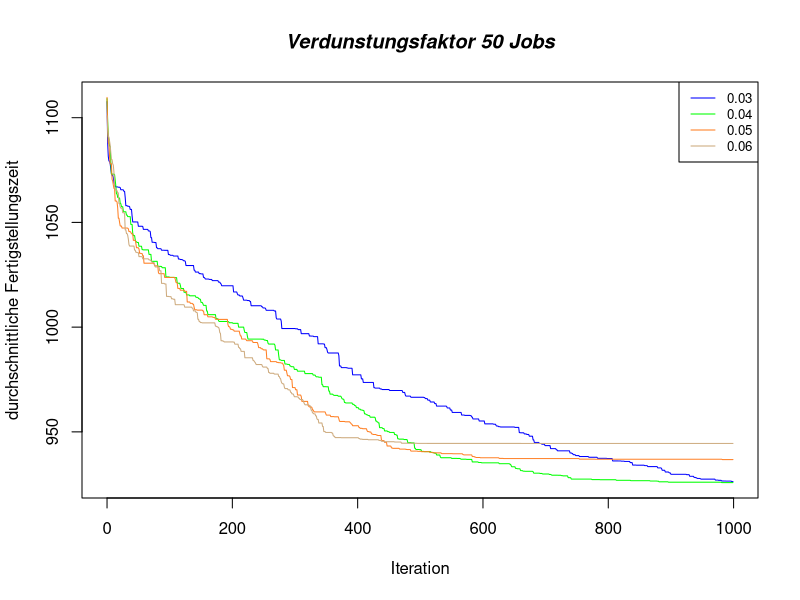
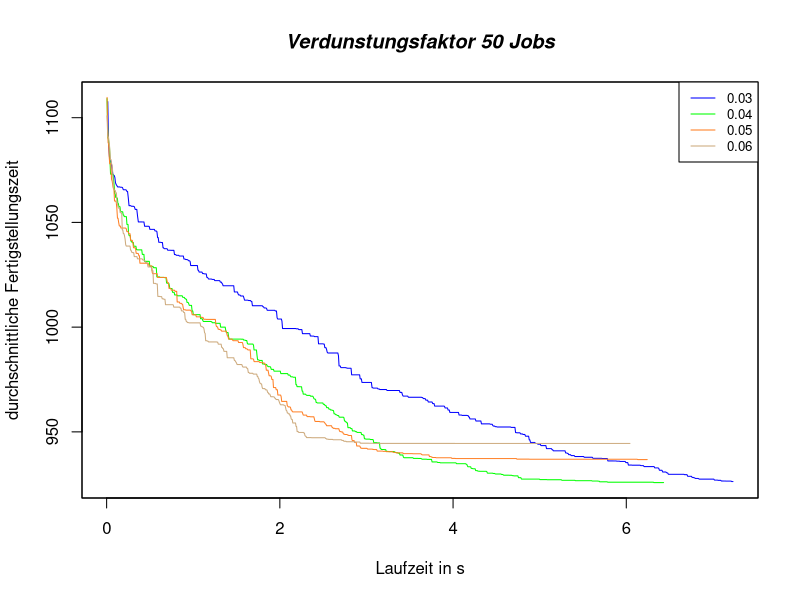

Recreate these plots in R, in order.
evaporation003 <- read.csv(file="config_0_mean.csv", header=FALSE, sep=",")
evaporation004 <- read.csv(file="config_1_mean.csv", header=FALSE, sep=",")
evaporation005 <- read.csv(file="config_2_mean.csv", header=FALSE, sep=",")
evaporation006 <- read.csv(file="config_3_mean.csv", header=FALSE, sep=",")

iteration <- c(evaporation003[1]$V1)

jpeg('result_time_mean_iteration.jpg')
yrange <- range(evaporation003[2]$V2, 
    evaporation004[2]$V2, 
    evaporation005[2]$V2, 
    evaporation006[2]$V2)

xrange <- range(evaporation003[3]$V3, 
    evaporation004[3]$V3, 
    evaporation005[3]$V3, 
    evaporation006[3]$V3)

plot(iteration, evaporation003[2]$V2, type="l", ylim=yrange, col="blue", ann=FALSE)
lines(iteration, evaporation004[2]$V2, type="l", col="green")
lines(iteration, evaporation005[2]$V2, type="l", col="chocolate1")
lines(iteration, evaporation006[2]$V2, type="l", col="burlywood3")

title(main='Verdunstungsfaktor 50 Jobs', font.main=4)
title(xlab='Iteration')
title(ylab='durchschnittliche Fertigstellungszeit')
legend("topright", legend=c("0.03", "0.04", "0.05", "0.06"), 
    col=c("blue", "green", "chocolate1", "burlywood3"),
    lty=1:1, cex=0.8)

jpeg('result_time_mean_calculationtime.jpg')
plot(evaporation003[3]$V3, evaporation003[2]$V2, type="l", ylim=yrange, xlim=xrange, col="blue", ann=FALSE)
lines(evaporation004[3]$V3, evaporation004[2]$V2, type="l", col="green")
lines(evaporation005[3]$V3, evaporation005[2]$V2, type="l", col="chocolate1")
lines(evaporation006[3]$V3, evaporation006[2]$V2, type="l", col="burlywood3")

box()

title(main='Verdunstungsfaktor 50 Jobs', font.main=4)
title(xlab='Laufzeit in s')
title(ylab='durchschnittliche Fertigstellungszeit')
legend("topright", legend=c("0.03", "0.04", "0.05", "0.06"), 
    col=c("blue", "green", "chocolate1", "burlywood3"),
    lty=1:1, cex=0.8)